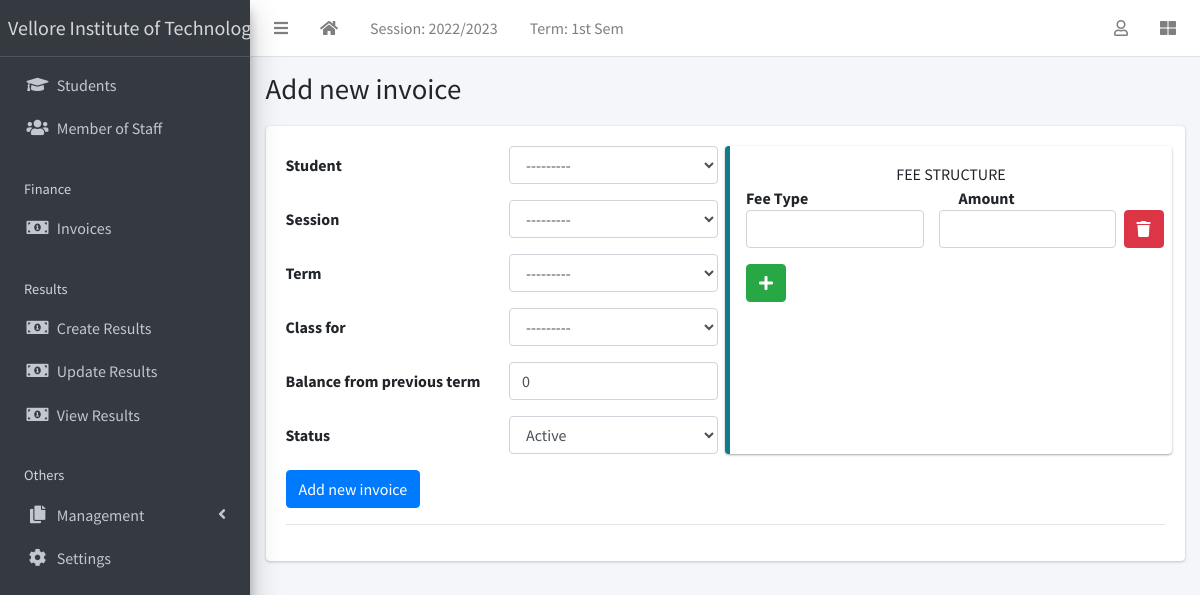
Page /finance/create/ (signed in) on the committed database.
### apps/corecode/models.py (models this page shows, shortened)
class AcademicSession(models.Model):
    name = models.CharField(max_length=200, unique=True)
    current = models.BooleanField(default=True)
    class Meta:
        ordering = ["-name"]
    def __str__(self):
        return self.name

class AcademicTerm(models.Model):
    name = models.CharField(max_length=20, unique=True)
    current = models.BooleanField(default=True)
    class Meta:
        ordering = ["name"]
    def __str__(self):
        return self.name

class SiteConfig(models.Model):
    key = models.SlugField()
    value = models.CharField(max_length=200)

### apps/finance/views.py (the view, shortened to what this page needs)
# urls.py: path("create/", InvoiceCreateView.as_view(), name="invoice-create"),
class InvoiceCreateView(LoginRequiredMixin, CreateView):
    model = Invoice
    fields = "__all__"
    success_url = "/finance/list"
    def get_context_data(self, **kwargs):
        context = super(InvoiceCreateView, self).get_context_data(**kwargs)
        if self.request.POST:
            context["items"] = InvoiceItemFormset(
                self.request.POST, prefix="invoiceitem_set"
            )
        else:
            context["items"] = InvoiceItemFormset(prefix="invoiceitem_set")
        return context

### apps/corecode/context_processors.py (called while the page is built)
def site_defaults(request):
    current_session = AcademicSession.objects.get(current=True)
    current_term = AcademicTerm.objects.get(current=True)
    vals = SiteConfig.objects.all()
    contexts = {
        "current_session": current_session.name,
        "current_term": current_term.name,
    }
    for val in vals:
        contexts[val.key] = val.value
    return contexts

### apps/corecode/models.py (called while the page is built)
    def __str__(self):
        return self.name

### apps/students/models.py (called while the page is built)
    def __str__(self):
        return f"{self.surname} {self.firstname} {self.other_name} ({self.registration_number})"

### apps/finance/templates/finance/invoice_form.html (shortened to what this page needs)
{% extends 'base.html' %}
{% load widget_tweaks %}
{% block title %}
{% if object %}
Update invoice {{ object }}
{% else %}
Add new invoice
{% endif %}
{% endblock title %}
{% block content %}
<form method="POST">
  <div class="row">
    <div class="col-sm-6">
      {% for field in form %}
      <div class="form-group row">
        <label class="col col-form-label" for="{{ field.auto_id }}">
          {{ field.label }}
        </label>
        <div class="col">
          {{ field | add_class:"form-control"}}
        </div>
      </div>
      {% endfor %}
    </div>
    <div class="col-sm-6 callout callout-info">
      <div class="text-center">FEE STRUCTURE</div>
      <div class="row">
        <div class="col"><strong>Fee Type</strong></div>
        <div class="col"><strong>Amount</strong></div>
      </div>
      {% for item in items %}
      <div class="form-group row items-group">
        <div class="col">{{ item.description | add_class:"form-control"}}</div>
        <div class="col">{{ item.amount | add_class:"form-control"}}</div>
      </div>
      {% endfor %}
    </div>
  </div>
  {% if object %}
  <input type="submit" class="btn btn-primary" value="Update Record">
  {% else %}
  <input type="submit" class="btn btn-primary" value="Add new invoice">
  {% endif %}
</form>
<hr>
{% endblock content %}

### templates/base.html (shortened to what this page needs)
{% load static %}
<!DOCTYPE html>
<html lang="en">
<head>
  <link rel="stylesheet" href="{% static 'plugins/fontawesome-free/css/all.min.css' %}">
  <link rel="stylesheet" href="{% static 'plugins/toastr/toastr.min.css' %}">
  <link rel="stylesheet"
    href="{% static 'plugins/overlayScrollbars/css/OverlayScrollbars.min.css' %}">
  <link rel="stylesheet" href="{% static 'plugins/Datatables/datatables.min.css' %}" />
  <link rel="stylesheet" href="{% static 'dist/css/adminlte.min.css' %}">
</head>
<body
  class="hold-transition sidebar-mini layout-fixed layout-navbar-fixed layout-footer-fixed">
  <div class="wrapper">
    <nav class="main-header navbar navbar-expand navbar-white navbar-light">
      <ul class="navbar-nav">
        <li class="nav-item">
          <a class="nav-link" data-widget="pushmenu" href="#" role="button"><i
              class="fas fa-bars"></i></a>
        </li>
        <li class="nav-item d-none d-sm-inline-block">
          <a href="{% url 'home' %} " class="nav-link"><i class="fa fa-home"></i></a>
        </li>
        <li class="nav-item d-none d-sm-inline-block">
          <a href="{% url 'current-session' %}" class="nav-link">Session: {{ current_session }}</a>
        </li>
        <li class="nav-item d-none d-sm-inline-block">
          <a href="{% url 'current-session' %}" class="nav-link">Term: {{ current_term }}</a>
        </li>
      </ul>
      <ul class="navbar-nav ml-auto">
        <li class="nav-item dropdown">
          <a class="nav-link" data-toggle="dropdown" href="#">
            <i class="far fa-user"></i>
          </a>
        </li>
        <li class="nav-item">
          <a class="nav-link" data-widget="control-sidebar" data-slide="true"
            href="#" role="button"><i class="fas fa-th-large"></i></a>
        </li>
      </ul>
    </nav>
    <aside class="main-sidebar sidebar-dark-primary elevation-4">
      <a href="{% url 'home' %}" class="brand-link">{{ school_name | default:"MySchool" }}</a>
      <div class="sidebar">
        <nav class="mt-2">
          <ul class="nav nav-pills nav-sidebar flex-column"
            data-widget="treeview" role="menu" data-accordion="false">
            <li class="nav-item">
              <a href="{% url 'student-list' %}" class="nav-link">
                <i class="nav-icon fas fa-graduation-cap"></i>
                <p>
                  Students
                </p>
              </a>
            </li>
            <li class="nav-item">
              <a href="{% url 'staff-list' %}" class="nav-link">
                <i class="nav-icon fas fa-users"></i>
                <p>
                  Member of Staff
                </p>
              </a>
            </li>
            <li class="nav-header">Finance</li>
            <li class="nav-item">
              <a href="{% url 'invoice-list' %}" class="nav-link">
                <i class="nav-icon fas fa-money-bill-alt"></i>
                <p>
                  Invoices
                </p>
              </a>
            </li>
            <li class="nav-header">Results</li>
            <li class="nav-item">
              <a href="{% url 'create-result' %}" class="nav-link">
                <i class="nav-icon fas fa-money-bill-alt"></i>
                <p>
                  Create Results
                </p>
              </a>
            </li>
            <li class="nav-item">
              <a href="{% url 'edit-results' %}" class="nav-link">
                <i class="nav-icon fas fa-money-bill-alt"></i>
                <p>
                  Update Results
                </p>
              </a>
            </li>
            <li class="nav-item">
              <a href="{% url 'view-results' %}" class="nav-link">
                <i class="nav-icon fas fa-money-bill-alt"></i>
                <p>
                  View Results
                </p>
              </a>
            </li>
            <li class="nav-header">Others</li>
            <li class="nav-item has-treeview">
              <a href="#" class="nav-link">
                <i class="nav-icon fas fa-copy"></i>
                <p>
                  Management
                  <i class="fas fa-angle-left right"></i>
                </p>
              </a>
            </li>
            <li class="nav-item">
              <a href="{% url 'configs' %}" class="nav-link">
                <i class="nav-icon fas fa-cog"></i>
                <p>
                  Settings
                </p>
              </a>
            </li>
          </ul>
        </nav>
      </div>
    </aside>
    <div class="content-wrapper">
      <section class="content-header">
        <div class="container-fluid">
          <div class="row mb-1">
            <div class="col-sm-8">
              <h1>{% block title %}{% endblock title %}</h1>
            </div>
            <div class="col-sm-4">
            </div>
          </div>
        </div>
      </section>
      <section class="content">
        <div class="container-fluid">
          <div class="row">
            <div class="col-md-12">
              {% block fullcard %}
              <div class="card">
                <div class="card-body">
                  <div class="row">
                    <div class="col">
                      {% block content %}
                      {% endblock content %}
                    </div>
                  </div>
                </div>
              </div>
              {% endblock fullcard %}
            </div>
          </div>
        </div>
      </section>
    </div>
  </div>
</body>
</html>

### rows in the picture
AcademicSession: name "2022/2023"
AcademicTerm: name "1st Sem"
SiteConfig: value "Vellore Institute of…"

### other values in the picture
{{ field.label }} "Student" "Session" "Term" "Class for" "Balance from previous term" "Status"
